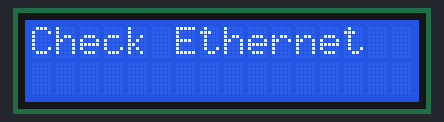
Bench run of a sketch on a simulated Arduino Uno, built with avr-gcc and run on an emulated ATmega328P. Parts: 16×2 character LCD. WiFi joins after 1.5 s; servers stay silent unless stated; uploads are accepted with an empty reply.

Above: at 0.1 s.
At 1.7 s:
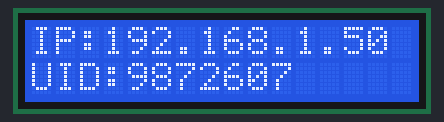
At 3.7 s:
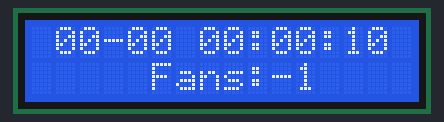
At 11.7 s:
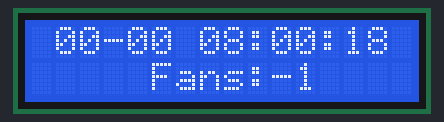
At 20.7 s:
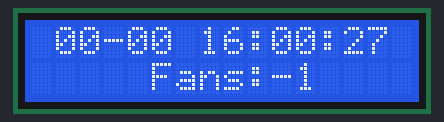
At 38.7 s:
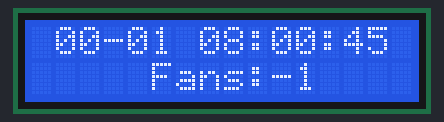

Measured:
- what the display in image 1 shows lasts 2.0 s, from 1.6 s to 3.6 s
- what the display in image 2 shows lasts 1.0 s, from 3.6 s to 4.6 s

The sketch:

BilibiliFansMonitor.ino
```cpp
// (licence header left out)
#include <SPI.h>
#include <Ethernet.h>
#include <Wire.h>
#include "LiquidCrystal_I2C.h"


// #define ENABLE_SERIAL  // serial output for debug

#define BILIBILI_ID 9872607 // b站UID 默认值为xianfei的UID
#define TIME_ZONE +8 // 时区设定，默认北京所在的+8区
#define TIME_OFFSET -1 // 时钟偏移量 用于修正网络授时延时等
#define REFRESH_RATE 10 // 更新间隔秒数 （算法是秒数对此数字取模等于零时刷新

LiquidCrystal_I2C lcd(0x20, 16, 2); // 显示屏
static long biliFans = -1;
static int h, m, s = 9, y, mon, day, xq; // 系统时间 时 分 秒 年 月 日 星期
unsigned long oldmillis = 0; //计时器
constexpr char *BLANK = "     ";

void setup() {
  lcd.init();
  lcd.backlight();
  lcd.setCursor(0, 0);
  lcd.print("Check Ethernet");
#if defined(ENABLE_SERIAL)
  // Open serial communications and wait for port to open:
  Serial.begin(9600);
#endif
  //  pinMode(4, OUTPUT);
  //  digitalWrite(4, HIGH);
  // Enter a MAC address for your controller below.
  byte mac[] = { 0x28, 0xAD, 0xBE, 0xEF, 0xB9, 0xED };
  if (!Ethernet.begin(mac)) { // try to congifure using IP address instead of DHCP:
    IPAddress ip(192, 168, 2, 222); // Set the static IP address to use if the DHCP fails to assign
#if defined(ENABLE_SERIAL)
    Serial.println("Failed to configure Ethernet using DHCP");
#endif
    Ethernet.begin(mac, ip);
  }
  lcd.setCursor(0, 0);
  lcd.print("IP:");
  lcd.print(Ethernet.localIP());
  lcd.setCursor(0, 1);
  lcd.print("UID:");
  lcd.print(BILIBILI_ID);
#if defined(ENABLE_SERIAL)
  Serial.println(Ethernet.localIP());
#endif
  delay(2000);
  lcd.clear();
}

void loop() {
  unsigned long millis_ = millis();
  if (millis_ - oldmillis >= 1000) {
    oldmillis = millis_;
    output();
    if (s % REFRESH_RATE == 0) {
      long num;
      String httpContent = getHttp(String("http://api.bilibili.com/x/relation/stat?vmid=") + BILIBILI_ID);
      if ((num = getBilibiliFollowerNumber(httpContent)) != -1) biliFans = num;
      syncTimeByHttpHead(httpContent);
#if defined(ENABLE_SERIAL)
      Serial.print(httpContent);
#endif
    }
  }
}

String getHttp(const String& addr) {
  EthernetClient client;
  {
    char host[20], getAddr[50];
    if (!sscanf(addr.c_str(), "htt%*[^:]://%[^/]/%s", host, getAddr)) {
#if defined(ENABLE_SERIAL)
      Serial.println("Error HTTP Address");
#endif
      return String("error");
    }
CONNECT:
    if (client.connect(host, 80)) {
      // Make a HTTP request:
      const auto request = String ("GET /") + getAddr + " HTTP/1.1\n" + "Host: " + host + "\nConnection: close\n";
      client.println(request);
    } else {
      lcd.clear();
      lcd.setCursor(0, 0);
      lcd.print("ConnectionFailed");
      Serial.println("connection failed");
      delay(1000);
      goto CONNECT;
    } // if you didn't get a connection to the server:
  }
  String resultStr;
  // wait for socket available
  while (!client.available());
  // ignore some unused content, only save "Date:" and json content
  char c = 0;
  while (client.available() && c != 'C') resultStr += c = (char)client.read();
  while (client.available() && c != '{') c = (char)client.read();
  while (client.available()) resultStr += (char)client.read();
  client.stop();
  return resultStr;
}

long getBilibiliFollowerNumber(const String& httpContent) {
  long followerNum = -1;
  sscanf(httpContent.substring(httpContent.indexOf("follower")).c_str(), "follower\":%ld%*s", &followerNum);
#if defined(ENABLE_SERIAL)
  Serial.print("Fans Got: ");
  Serial.println(followerNum);
#endif
  return followerNum;
}

void syncTimeByHttpHead(String& httpContent) {
  char date[4];
  if (!sscanf(httpContent.c_str(), "%*[^D]Date: %*[^,], %d %4s %d %d:%d:%d GMT%*s", &day, date, &y, &h, &m, &s)) {
#if defined(ENABLE_SERIAL)
    Serial.println("sync time error");
#endif
    return;
  }
  switch (date[0])
  {
    case 'J':
      if ( date[1] == 'a' ) mon = 1;
      else if ( date[2] == 'n' ) mon = 6;
      else mon = 7;
      break;
    case 'F':
      mon = 2;
      break;
    case 'A':
      mon = date[1] == 'p' ? 4 : 8;
      break;
    case 'M':
      mon = date[2] == 'r' ? 3 : 5;
      break;
    case 'S':
      mon = 9;
      break;
    case 'O':
      mon = 10;
      break;
    case 'N':
      mon = 11;
      break;
    case 'D':
      mon = 12;
      break;
  }
  h += TIME_ZONE;
  s += TIME_OFFSET;
  increaseTime();
}

void increaseTime() {
  s++;
  if (s > 59) {
    s %= 60;
    m++;
  }
  if (m > 59) {
    m %= 60;
    h++;
  }
  if (h > 23) {
    h %= 24;
    day++;
    byte daymax[13] = {100, 31, 29, 31, 30, 31, 30, 31, 31, 30, 31, 30, 31};
    if (y / 100 != 0 && y % 4 == 0 || y / 400 == 0) daymax[2] = 29;
    else daymax[2] = 28;
    if (day > daymax[mon]) {
      day = 1;
      mon++;
      if (mon > 12) {
        mon = 1;
        y++;
      }
    }
  }
}

void output() {
  increaseTime();
  // output fans
  lcd.setCursor(0, 1);
  // lcd.setCursor((10 - (int)log10(biliFans)) / 2, 1); // try to make center the text
  lcd.printf("%sFans:%d       ", BLANK + (5 - (10 - (int)log10(biliFans)) / 2), biliFans);
#if defined(ENABLE_SERIAL)
  Serial.println("Printed");
#endif
  // convert time
  lcd.setCursor(0, 0);
  lcd.printf(" %02d-%02d %02d:%02d:%02d ", mon, day, h, m, s);
}
```
